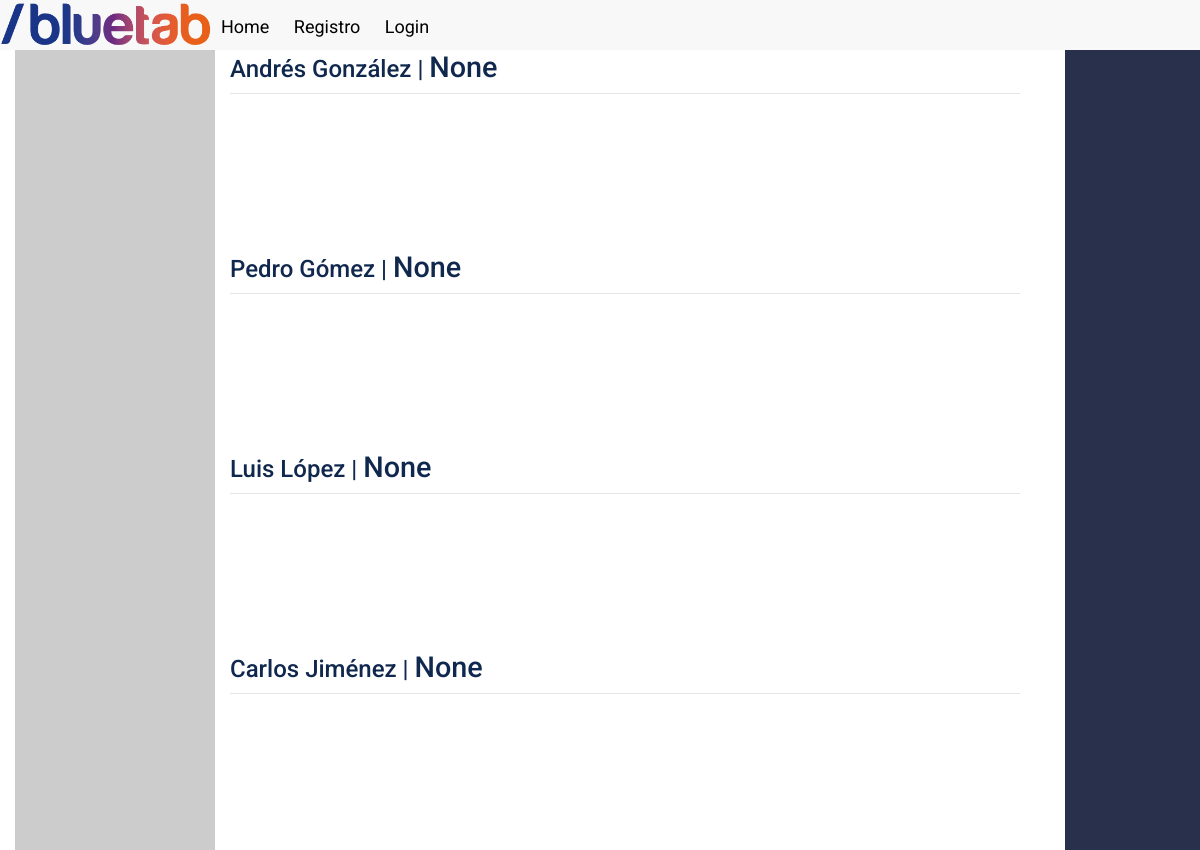
The app's page /, older data.
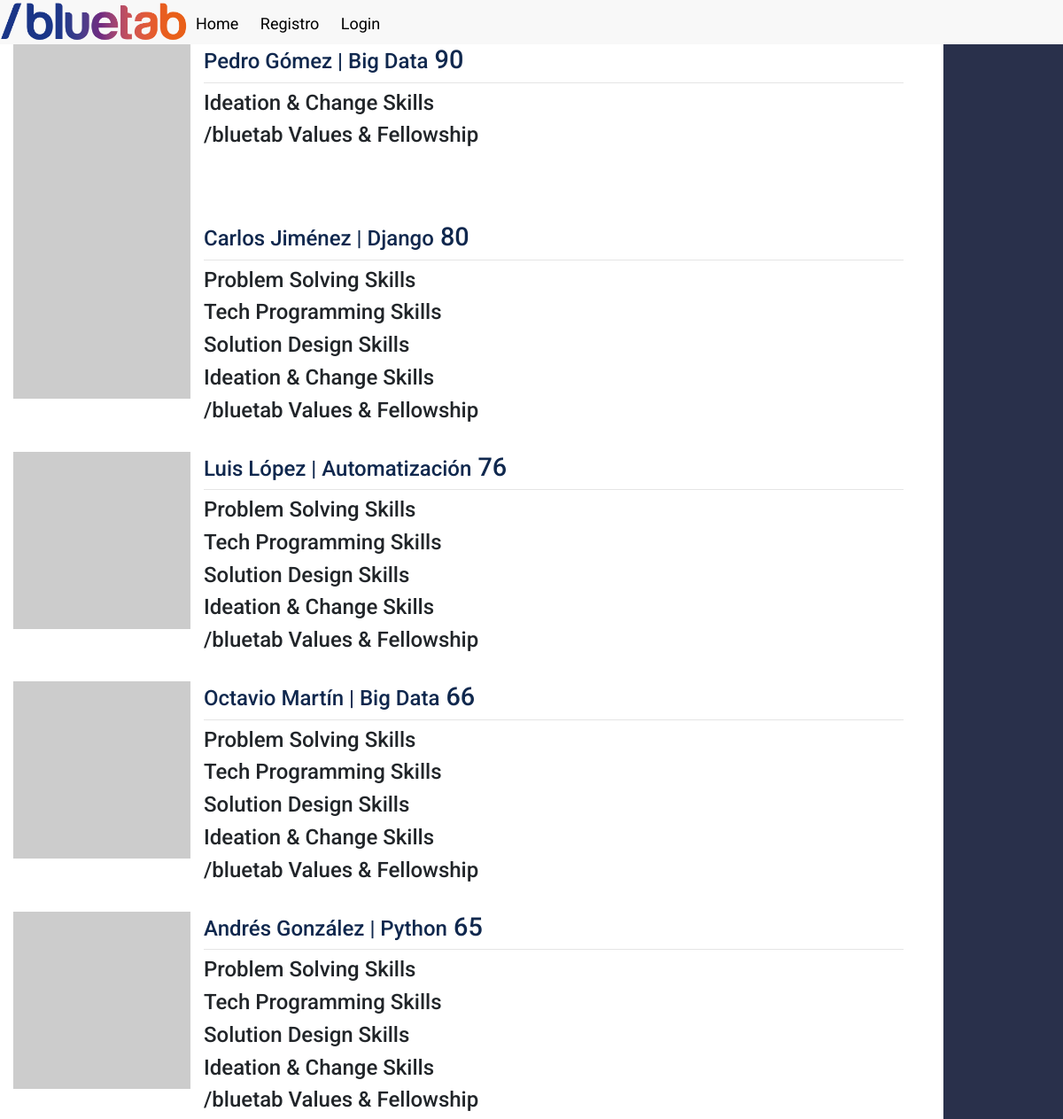
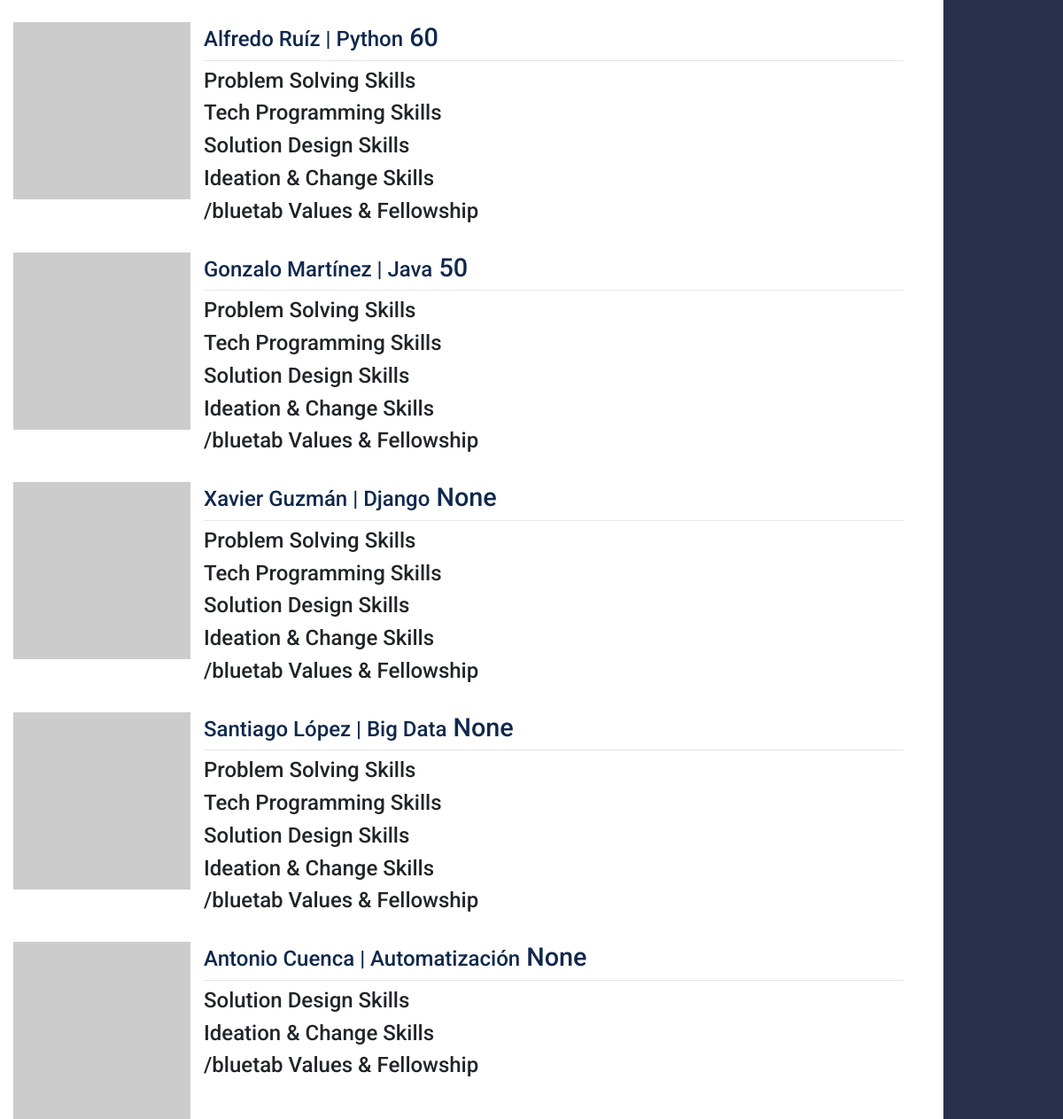
The same page, newer data (2 pictures, top to bottom).
### mainApp/models.py (models this page shows, shortened)
class User(AbstractUser):
    menciones_hechas = models.IntegerField(default=4, editable=False)
    promedio_puntuaciones = models.IntegerField(editable=False, default=0, blank=True, null=True)
    categorias = models.ManyToManyField('Categoria', blank=True)
    menciones = models.ManyToManyField('Mencion', blank=True, editable=False)
    proyecto = models.ManyToManyField('Proyecto', blank=True)
    es_mvp_mes = models.BooleanField(default=False)

class Proyecto(models.Model):
    nombre = models.CharField(max_length=100)
    descripcion = models.TextField(max_length=1000, blank=True)
    codigo = models.CharField(max_length=20)
    creado = models.DateTimeField(auto_now_add=True, editable=False)
    actualizado = models.DateTimeField(auto_now=True, editable=False)
    dificultad = models.IntegerField()
    autor = models.ForeignKey(settings.AUTH_USER_MODEL, null=True, blank=True, on_delete=models.SET_NULL, related_name='autor_proyecto')
    def __str__(self):
        return self.nombre

class Categoria(models.Model):
    nombre = models.CharField(max_length=255)
    puntuacion = models.ManyToManyField('Puntuacion', blank=True, default=4)
    descripcion = models.TextField(max_length=255, blank=True)
    def __str__(self):
        return self.nombre

### mainApp/views.py (the view)
# urls.py: path('', views.index, name='index'),
def index(request):
    promedios_totales()
    empleados = User.objects.order_by('-promedio_puntuaciones').filter(is_active=True).exclude(first_name='Admin')
    context = {
        'empleados': empleados,
    }
    return render(request, 'index.html', context)

### mainApp/views.py (called while the page is built)
def promedios_totales():
    n_empleados = User.objects.count()
    i = 1
    while (i<=n_empleados):
        promedio_total = Mencion.objects.filter(receptor=i).aggregate(Avg('puntuacion__valor'))
        empleado = get_object_or_404(User, pk=i)
        empleado.promedio_puntuaciones = promedio_total['puntuacion__valor__avg']
        empleado.save()
        i += 1

### templates/index.html
{% extends 'base.html' %}
{% block content %}
    {% for empleado in empleados %}
			<div class="row col-md-12 people">
				<div class="col-md-12">
					<div class="media">
						<a class="pull-left" href="#">
							<img class="media-object dp img-circle" src="http://lorempixel.com/200/200/people/{{ empleado.first_name }}" style="width: 200px;height:200px;">
						</a>
						<div class="media-body col-md-12">
							<h4 class="media-heading"><a href="{% url 'perfil' empleado.id %}">{{ empleado.first_name }} {{ empleado.last_name }} | {% for proy in empleado.proyecto.all %}{{ proy }}{% endfor %}<big> {{ empleado.promedio_puntuaciones }}</big></a></h4>
							<hr style="margin:8px auto">
							{% for categoria in empleado.categorias.all %}
								<h4>{{ categoria }}</h4>
							{% endfor %}
							<br>
						</div>
					</div>
				</div>
			</div>
    {% endfor %}
{% endblock %}

Row changes from the older to the newer data that the page shows:
changed User "Pedro": promedio_puntuaciones "None" → "90"; moves up the list
now on this page (row unchanged): Proyecto: nombre "Big Data"
now on this page (row edited): Categoria: nombre "Ideation & Change Skills"
now on this page (row edited): Categoria: nombre "/bluetab Values & Fellowship"
changed User "Carlos": promedio_puntuaciones "None" → "80"; moves up the list
now on this page (row unchanged): Proyecto: nombre "Django"
now on this page (row unchanged): Categoria: nombre "Problem Solving Skills"
now on this page (row unchanged): Categoria: nombre "Tech Programming Skills"
now on this page (row unchanged): Categoria: nombre "Solution Design Skills"
changed User "Luis": promedio_puntuaciones "None" → "76"; moves down the list
now on this page (row unchanged): Proyecto: nombre "Automatización"
added User: first_name "Octavio", last_name "Martín", promedio_puntuaciones "66"
changed User "Andrés": promedio_puntuaciones "None" → "65"
now on this page (row unchanged): Proyecto: nombre "Python"
added User: first_name "Alfredo", last_name "Ruíz", promedio_puntuaciones "60"
added User: first_name "Gonzalo", last_name "Martínez", promedio_puntuaciones "50"
now on this page (row unchanged): Proyecto: nombre "Java", shown under "Gonzalo"
added User: first_name "Xavier", last_name "Guzmán", promedio_puntuaciones "None"
added User: first_name "Santiago", last_name "López", promedio_puntuaciones "None"
added User: first_name "Antonio", last_name "Cuenca", promedio_puntuaciones "None"
